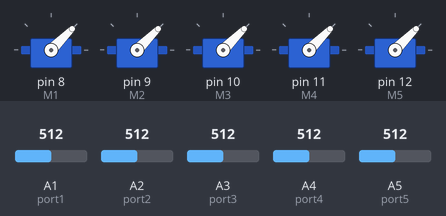
Recording of a sketch running on a simulated Arduino Uno, built with avr-gcc and run on an emulated ATmega328P. On the bench: 5 × servo. The test bench sets the inputs (shaded band); at power-on: A1 (port1) = 512, A2 (port2) = 512, A3 (port3) = 512, A4 (port4) = 512, A5 (port5) = 512.

Above: at 1.2 s.
1.3 s: A1 (port1) set to 716
At 1.8 s:
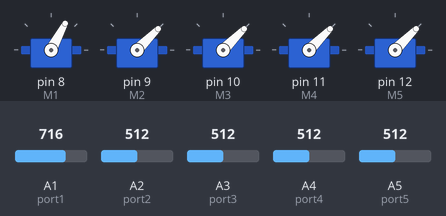
2.8 s: A2 (port2) set to 716
At 4.0 s:
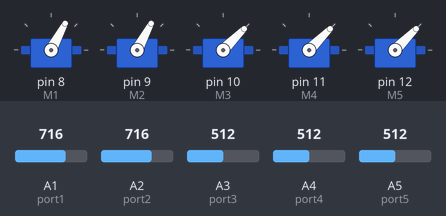
4.3 s: A3 (port3) set to 716
At 5.3 s:
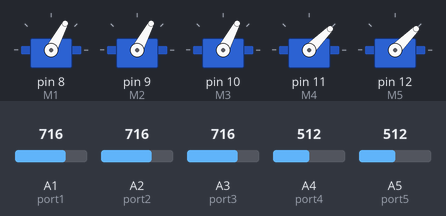
5.8 s: A4 (port4) set to 716
At 6.3 s:
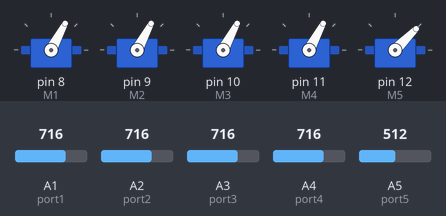
7.3 s: A5 (port5) set to 716
At 7.7 s:
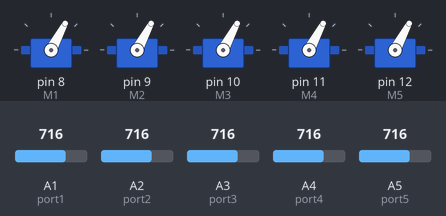
8.8 s: A1 (port1) set to 992
At 9.8 s:
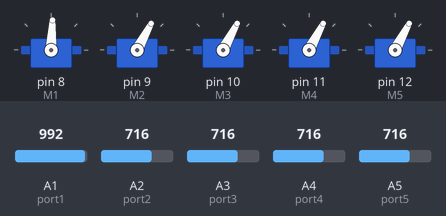
Timing chart, 0 to 11.3 s (numbered marks = the images above; inputs shaded):
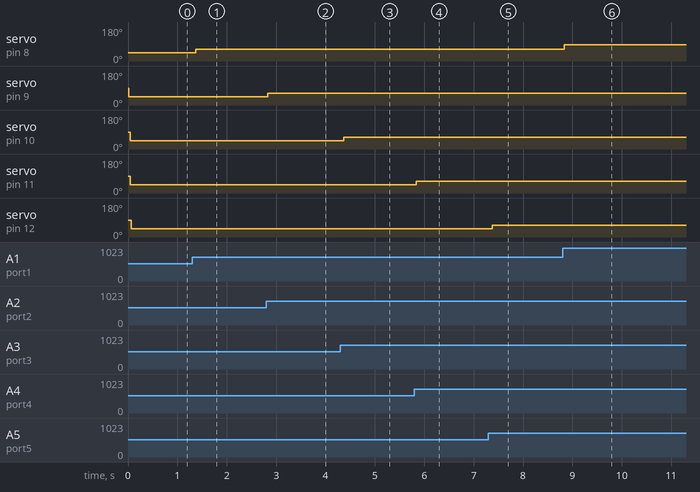

The sketch:

Robot_Arm.ino
```cpp
/*
  This program controls five servo motors, which consequently controls the robot arm
*/
  #include <Servo.h>
  Servo M1,M2,M3,M4,M5,M6;

  int port1=A1;
  int port2=A2;
  int port3=A3;
  int port4=A4;
  int port5=A5;

  int port1_val;
  int port2_val;
  int port3_val;
  int port4_val;
  int port5_val;

  void setup() {
    M1.attach(8);
    M2.attach(9);
    M3.attach(10);
    M4.attach(11);
    M5.attach(12);

  }


void loop() {
    port1_val=analogRead(port1);
    port1_val=map(port1_val,0,1023,0,90);
    M1.write(port1_val);
    delay(15);


    port2_val=analogRead(port2);
    port2_val=map(port2_val,0,1023,0,90);
    M2.write(port2_val);
    delay(15);

      port3_val=analogRead(port3);
    port3_val=map(port3_val,0,1023,0,90);
    M3.write(port3_val);
    delay(15);

      port4_val=analogRead(port4);
    port4_val=map(port4_val,0,1023,0,90);
    M4.write(port4_val);
    delay(15);

      port5_val=analogRead(port5);
    port5_val=map(port5_val,0,1023,0,90);
    M5.write(port5_val);
    delay(15);

}
```

Measured:
- after the input at 1.3 s, servo on pin 8 (M1): 45° → 62° after 0.07 s
- after the input at 2.8 s, servo on pin 9 (M2): 45° → 62° at once
- after the input at 4.3 s, servo on pin 10 (M3): 45° → 62° after 0.07 s
- after the input at 5.8 s, servo on pin 11 (M4): 45° → 62° at once
- after the input at 7.3 s, servo on pin 12 (M5): 45° → 62° after 0.07 s
- after the input at 8.8 s, servo on pin 8 (M1): 62° → 87° at once
